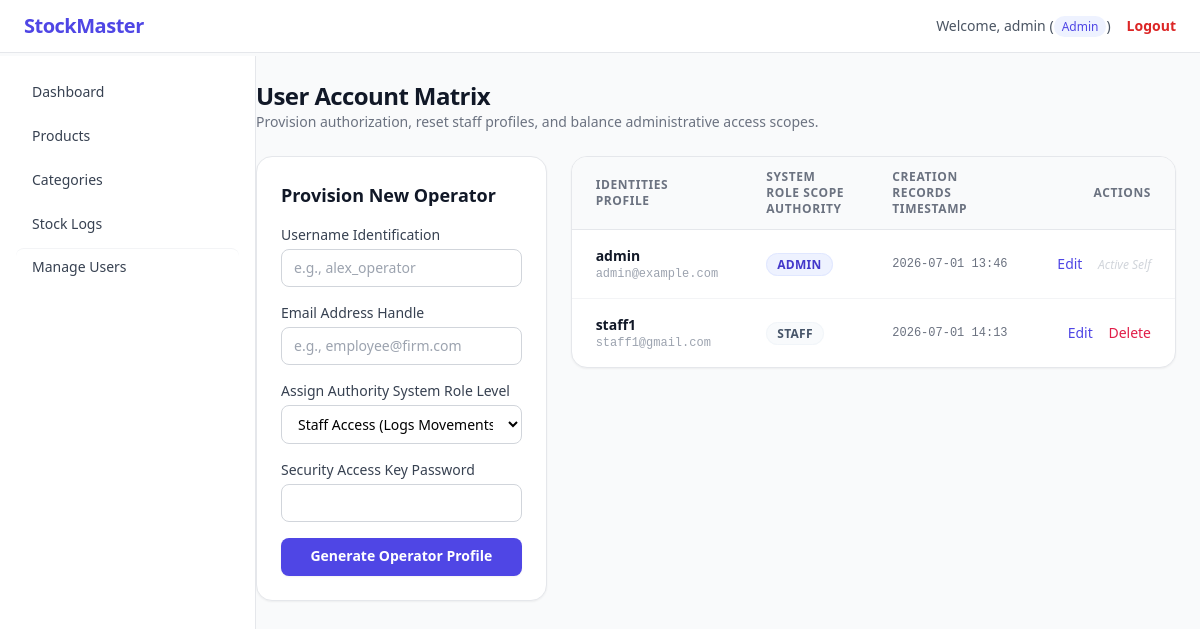
/users.php (signed in), run on the app's committed database.
### tables this page shows
CREATE TABLE `users` (
  `id` int(11) NOT NULL,
  `username` varchar(50) NOT NULL,
  `email` varchar(100) NOT NULL,
  `password` varchar(255) NOT NULL,
  `role` enum('admin','staff') DEFAULT 'staff',
  `created_at` timestamp NOT NULL DEFAULT current_timestamp()
);

### users.php (the view, shortened to what this page needs)
<?php
require_once 'config.php';
include 'includes/header.php';
$edit_user = null;
$users = $pdo->query("SELECT id, username, email, role, created_at FROM users ORDER BY username ASC")->fetchAll();
?>
<div class="space-y-6">
    <div>
        <h1 class="text-2xl font-bold text-gray-900 tracking-tight">User Account Matrix</h1>
        <p class="text-sm text-gray-500">Provision authorization, reset staff profiles, and balance administrative access scopes.</p>
    </div>
    <div class="grid grid-cols-1 lg:grid-cols-3 gap-6 items-start">
        <div class="bg-white p-6 rounded-2xl border border-gray-200 shadow-sm space-y-4">
            <?php if ($edit_user): ?>
                <h3 class="text-lg font-bold text-gray-900">Modify System Account Profile</h3>
                <form action="users.php" method="POST" class="space-y-4">
                    <input type="hidden" name="action" value="update">
                    <input type="hidden" name="id" value="<?= $edit_user['id']; ?>">
                    <div>
                        <label class="block text-sm font-medium text-gray-700">Username Code</label>
                        <input type="text" name="username" value="<?= htmlspecialchars($edit_user['username']); ?>" required class="mt-1 block w-full px-3 py-2 border border-gray-300 rounded-lg text-sm focus:ring-indigo-500">
                    </div>
                    <div>
                        <label class="block text-sm font-medium text-gray-700">Email Address Handle</label>
                        <input type="email" name="email" value="<?= htmlspecialchars($edit_user['email']); ?>" required class="mt-1 block w-full px-3 py-2 border border-gray-300 rounded-lg text-sm focus:ring-indigo-500">
                    </div>
                    <div>
                        <label class="block text-sm font-medium text-gray-700">Access Scope Role Authority Level</label>
                        <select name="role" required class="mt-1 block w-full px-3 py-2 border border-gray-300 rounded-lg text-sm bg-white focus:ring-indigo-500">
                            <option value="staff" <?= $edit_user['role'] === 'staff' ? 'selected' : ''; ?>>Staff Access</option>
                            <option value="admin" <?= $edit_user['role'] === 'admin' ? 'selected' : ''; ?>>Administrative Access</option>
                        </select>
                    </div>
                    <div>
                        <label class="block text-sm font-medium text-gray-700">Reset System Password</label>
                        <input type="password" name="password" placeholder="Leave empty to preserve existing keys" class="mt-1 block w-full px-3 py-2 border border-gray-300 rounded-lg text-sm focus:ring-indigo-500">
                    </div>
                    <div class="flex gap-2 pt-2">
                        <button type="submit" class="flex-1 py-2 px-4 text-sm font-semibold rounded-lg text-white bg-indigo-600 hover:bg-indigo-700 transition shadow-sm">Save Profiles</button>
                        <a href="users.php" class="py-2 px-4 text-sm font-semibold rounded-lg text-gray-700 bg-gray-100 hover:bg-gray-200 text-center transition">Cancel</a>
                    </div>
                </form>
            <?php else: ?>
                <h3 class="text-lg font-bold text-gray-900">Provision New Operator</h3>
                <form action="users.php" method="POST" class="space-y-4">
                    <div>
                        <label class="block text-sm font-medium text-gray-700">Username Identification</label>
                        <input type="text" name="username" required placeholder="e.g., alex_operator" class="mt-1 block w-full px-3 py-2 border border-gray-300 rounded-lg text-sm focus:ring-indigo-500">
                    </div>
                    <div>
                        <label class="block text-sm font-medium text-gray-700">Email Address Handle</label>
                        <input type="email" name="email" required placeholder="e.g., employee@firm.com" class="mt-1 block w-full px-3 py-2 border border-gray-300 rounded-lg text-sm focus:ring-indigo-500">
                    </div>
                    <div>
                        <label class="block text-sm font-medium text-gray-700">Assign Authority System Role Level</label>
                        <select name="role" required class="mt-1 block w-full px-3 py-2 border border-gray-300 rounded-lg text-sm bg-white focus:ring-indigo-500">
                            <option value="staff" selected>Staff Access (Logs Movements & Catalogs)</option>
                        </select>
                    </div>
                    <div>
                        <label class="block text-sm font-medium text-gray-700">Security Access Key Password</label>
                        <input type="password" name="password" required class="mt-1 block w-full px-3 py-2 border border-gray-300 rounded-lg text-sm focus:ring-indigo-500">
                    </div>
                    <button type="submit" class="w-full py-2.5 px-4 text-sm font-semibold rounded-lg text-white bg-indigo-600 hover:bg-indigo-700 transition shadow-sm pt-2">Generate Operator Profile</button>
                </form>
            <?php endif; ?>
        </div>
        <div class="lg:col-span-2 bg-white rounded-2xl border border-gray-200 shadow-sm overflow-hidden">
            <table class="w-full text-left border-collapse">
                <thead>
                    <tr class="bg-gray-50 border-b border-gray-200">
                        <th class="px-6 py-3 text-xs font-semibold text-gray-500 uppercase tracking-wider">Identities Profile</th>
                        <th class="px-6 py-3 text-xs font-semibold text-gray-500 uppercase tracking-wider">System Role Scope Authority</th>
                        <th class="px-6 py-3 text-xs font-semibold text-gray-500 uppercase tracking-wider">Creation Records Timestamp</th>
                        <th class="px-6 py-3 text-right text-xs font-semibold text-gray-500 uppercase tracking-wider">Actions</th>
                    </tr>
                </thead>
                <tbody class="divide-y divide-gray-100 text-sm">
                    <?php foreach ($users as $u): ?>
                        <tr class="hover:bg-gray-50/70 transition">
                            <td class="px-6 py-4 whitespace-nowrap">
                                <div class="font-semibold text-gray-900"><?= htmlspecialchars($u['username']); ?></div>
                                <div class="text-xs text-gray-400 font-mono"><?= htmlspecialchars($u['email']); ?></div>
                            </td>
                            <td class="px-6 py-4 whitespace-nowrap">
                                <?php if ($u['role'] === 'admin'): ?>
                                    <span class="px-2.5 py-0.5 text-xs font-semibold rounded-full bg-indigo-50 text-indigo-700 border border-indigo-100 uppercase tracking-wide">Admin</span>
                                <?php else: ?>
                                    <span class="px-2.5 py-0.5 text-xs font-semibold rounded-full bg-slate-50 text-slate-600 border border-slate-100 uppercase tracking-wide">Staff</span>
                                <?php endif; ?>
                            </td>
                            <td class="px-6 py-4 whitespace-nowrap text-xs text-gray-500 font-mono">
                                <?= date('Y-m-d H:i', strtotime($u['created_at'])); ?>
                            </td>
                            <td class="px-6 py-4 whitespace-nowrap text-right text-sm font-medium space-x-3">
                                <a href="users.php?edit=<?= $u['id']; ?>" class="text-indigo-600 hover:text-indigo-900 transition">Edit</a>
                                <?php if ($u['id'] != $_SESSION['user_id']): ?>
                                    <a href="users.php?delete=<?= $u['id']; ?>" onclick="return confirm('Drop this credential profile entry permanently from internal records databases?');" class="text-rose-600 hover:text-rose-900 transition">Delete</a>
                                <?php else: ?>
                                    <span class="text-xs font-medium text-gray-300 italic cursor-not-allowed" title="Self deletion locked.">Active Self</span>
                                <?php endif; ?>
                            </td>
                        </tr>
                    <?php endforeach; ?>
                </tbody>
            </table>
        </div>
    </div>
</div>
<?php include 'includes/footer.php'; ?>

### data on the page
users: username "admin", email "admin@example.com", role "ADMIN", created_at "2026-07-01 13:46", shows "Active Self"
users: username "staff1", email "staff1@gmail.com", role "STAFF", created_at "2026-07-01 14:13"

### other printed values
$_SESSION['username'] "admin"
$_SESSION['role'] "Admin"
